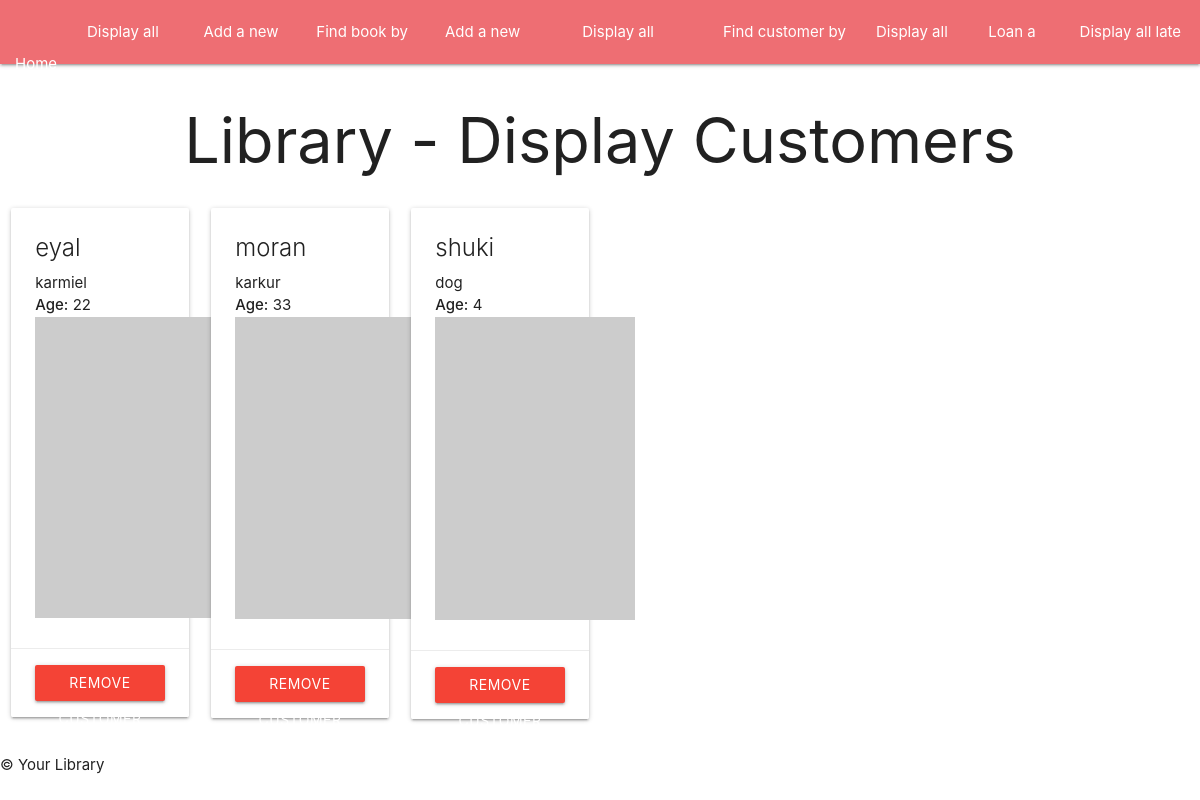
The page /customers on the database as committed earlier.
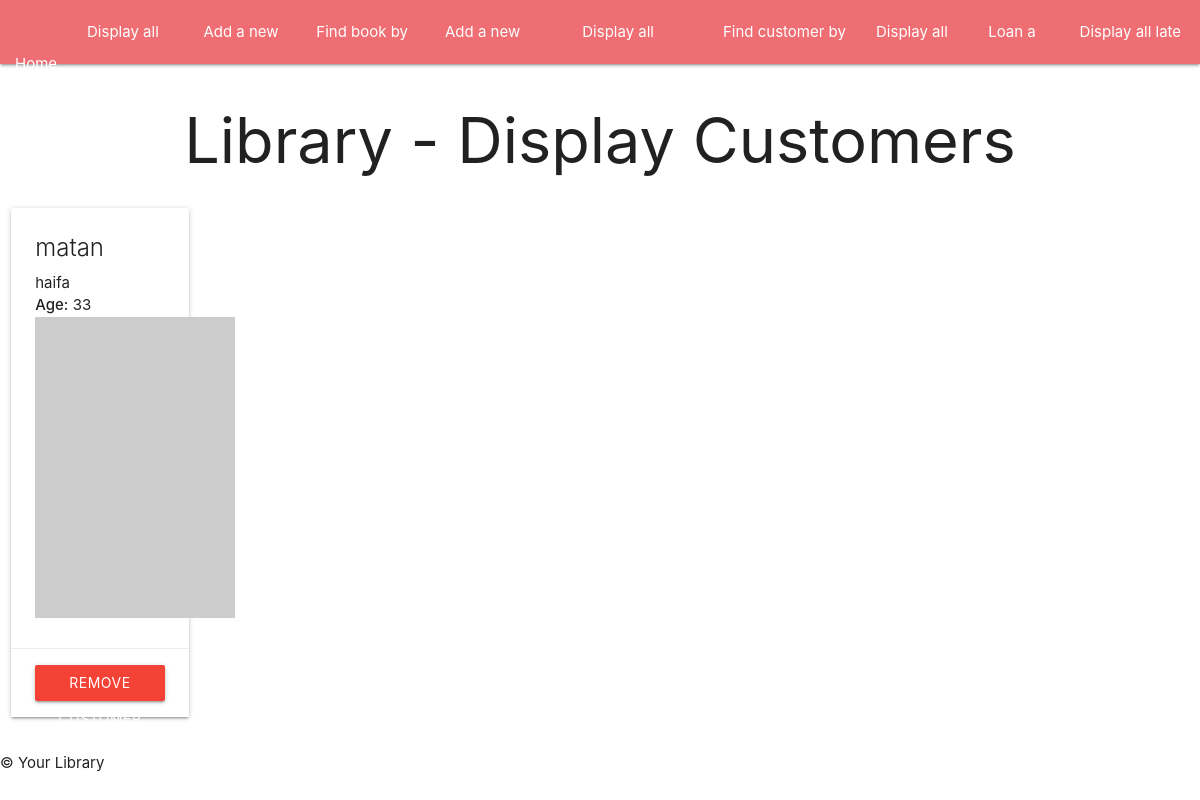
The same page on the database as committed later.
### tables this page shows
CREATE TABLE customers
                         (id INTEGER PRIMARY KEY,
                         name TEXT,
                         city TEXT,
                         age INTEGER
                         );

### app.py (the view)
@app.route('/customers', methods=['GET'])
def displayCustomers():
    all_customers = customer_instance.displayAllCustomers()
    return render_template("displaycustomers.html", customers=all_customers)

### tools/customers.py (called while the page is built)
    def displayAllCustomers(self):
        self.cur.execute('SELECT * FROM customers')
        all_customers = self.cur.fetchall()
        return all_customers

### templates/displaycustomers.html (shortened to what this page needs)
{% extends "index.html" %}
{% block content %}
<div>
    <h1 class="center-align">Library - Display Customers</h1>
    <div class="row">
        {% for customer in customers %}
        <div class="col s2 m2">
            <div class="card">
                <div class="card-content">
                    <span class="card-title">{{ customer[1] }}</span>
                    <p>{{ customer[2] }}</p>
                    <p><strong>Age:</strong> {{ customer[3] }}</p>
                    <img src="https://picsum.photos/200/30{{customer[0]}}">
                </div>
                <div class="card-action">
                    <form method="POST" action="{{ url_for('removeCustomer') }}">
                        <button type="submit" class="btn red">Remove Customer</button>
                    </form>
                </div>
            </div>
        </div>
        {% endfor %}
    </div>
</div>
{% endblock %}

### templates/index.html (shortened to what this page needs)
<!DOCTYPE html>
<html lang="en">
<head>
    <link rel="stylesheet" href="https://cdnjs.cloudflare.com/ajax/libs/materialize/1.0.0/css/materialize.min.css">
</head>
<body>
    <header>
        <nav>
            <div class="nav-wrapper">
                <ul id="nav-mobile" class="centered-nav">
                    <li><a href="/">Home</a></li>
                    <li><a href="/books">Display all books</a></li>
                    <li><a href="/addbook">Add a new book</a></li>
                    <li><a href="/bookfinder">Find book by name</a></li>
                    <li><a href="/addcustomer">Add a new customer</a></li>
                    <li><a href="/customers">Display all customers</a></li>
                    <li><a href="/customerfinder">Find customer by name</a></li>
                    <li><a href="/loans">Display all loans</a></li>
                    <li><a href="/addloan">Loan a book</a></li>
                    <li><a href="/lateloans">Display all late loans</a></li>
                </ul>
            </div>
        </nav>
    </header>
    <main>
        {% block content %}{% endblock %}
    </main>
    <footer>
        <p>&copy; {{ year }} Your Library</p>
    </footer>
</body>
</html>

### templates/index.html (style rules this page uses)
.centered-nav { display: flex; align-items: center; justify-content: center; }

Rows that differ between the two databases and show on the page:
removed customers: name "eyal", city "karmiel", age "22"
removed customers: name "moran", city "karkur", age "33"
removed customers: name "shuki", city "dog", age "4"
added customers: name "matan", city "haifa", age "33"
